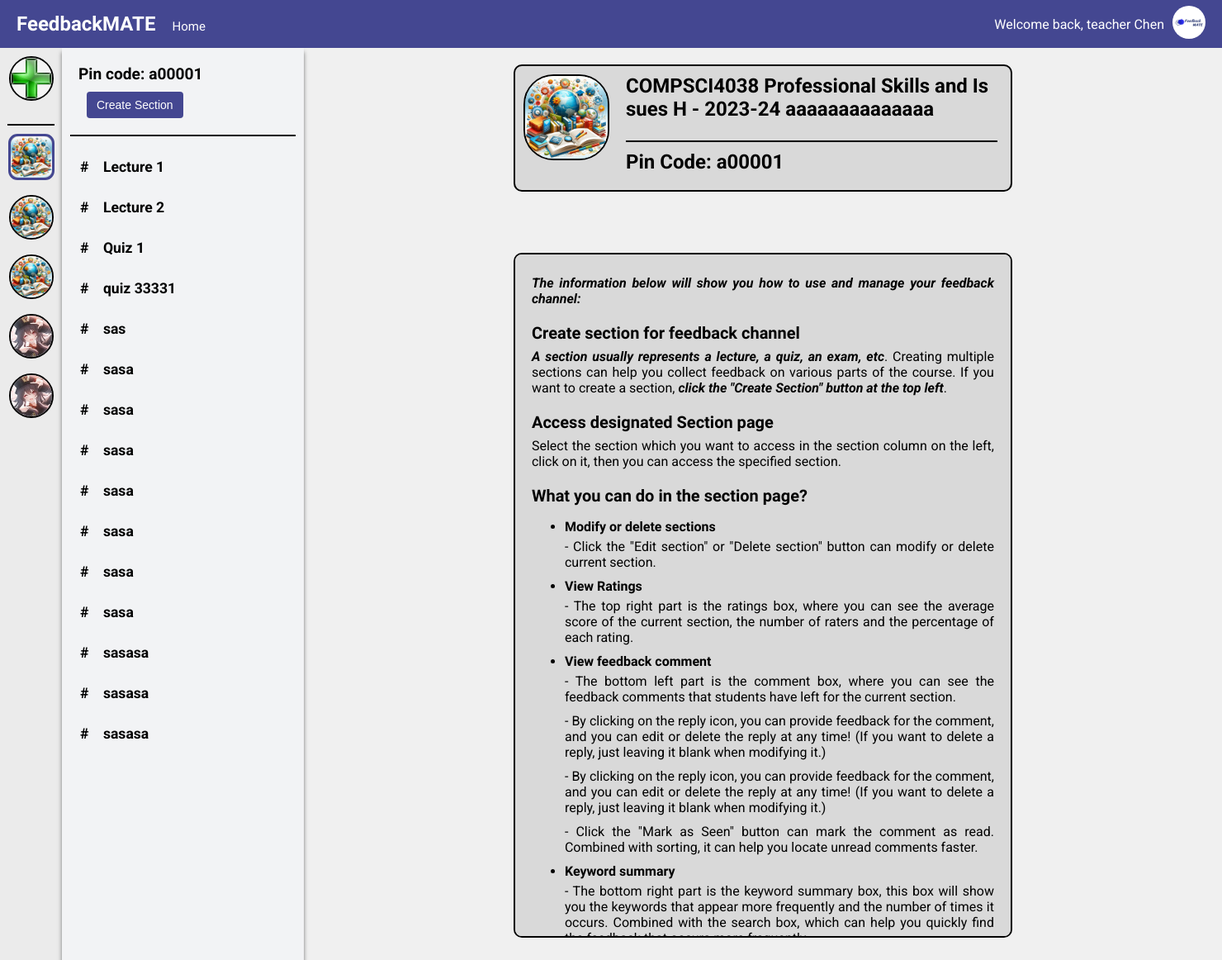
The page /teacher/channel/1/ (signed in) on the database its author committed.
### main/models.py (models this page shows, shortened)
class UserInfo(models.Model):
    user = models.OneToOneField(User, on_delete=models.CASCADE)
    profile_name = models.CharField(max_length=30)
    user_image = models.ImageField(upload_to=user_image_path, default='img/user.png')

class Channel(models.Model):
    name = models.CharField(max_length=70)
    pin_code = models.CharField(max_length=6, unique=True, blank=True, null=True)
    user = models.ForeignKey(User, on_delete=models.CASCADE)
    description = models.TextField(max_length=500, blank=True)
    image = models.ImageField(upload_to=channel_image_path, default='img/channel_icon.jpg')
    students = models.ManyToManyField(User, related_name='joined_channels', blank=True)

class Section(models.Model):
    channel = models.ForeignKey(Channel, on_delete=models.CASCADE)
    title = models.CharField(max_length=50)
    description = models.TextField(max_length=500, blank=True)
    total_rating = models.FloatField(default=0.0, blank=True)
    ratings_count = models.PositiveIntegerField(default=0, blank=True)
    one_star_users = models.ManyToManyField(User, related_name='one_star_sections', blank=True)
    two_star_users = models.ManyToManyField(User, related_name='two_star_sections', blank=True)
    three_star_users = models.ManyToManyField(User, related_name='three_star_sections', blank=True)
    four_star_users = models.ManyToManyField(User, related_name='four_star_sections', blank=True)
    five_star_users = models.ManyToManyField(User, related_name='five_star_sections', blank=True)
    one_star_percentage = models.FloatField(verbose_name="Percentage", default=0.0)
    two_star_percentage = models.FloatField(verbose_name="Percentage", default=0.0)
    three_star_percentage = models.FloatField(verbose_name="Percentage", default=0.0)
    four_star_percentage = models.FloatField(verbose_name="Percentage", default=0.0)
    five_star_percentage = models.FloatField(verbose_name="Percentage", default=0.0)

### main/decorators.py (the view)
    def _wrapped_view(request, *args, **kwargs):
        if request.user.groups.filter(name='teacher').exists():
            return view_func(request, *args, **kwargs)
        else:
            return redirect('student')

### main/views.py (called while the page is built)
@login_required(login_url='login')
@teacher_required
def channel(request, channel_id):
    try:
        channel = Channel.objects.get(id=channel_id)
    except Channel.DoesNotExist:
        return redirect('teacher')
    user_channels = Channel.objects.filter(user=request.user)
    current_channel = Channel.objects.get(id=channel_id)
    sections = Section.objects.filter(channel=current_channel).order_by('title')
    user_info = UserInfo.objects.get(user=request.user)
    return render(request, 'channel_detail.html', {
        'username': user_info.profile_name,
        'current_channel': current_channel,
        'sections': sections,
        'channels': user_channels,
        'user_image': user_info.user_image.url,
    })

### main/templates/channel_detail.html (shortened to what this page needs)
{% extends 'teacher.html' %}
{% load static %}
{% block home %}
<a href="{% url 'teacher' %}" class="home-link">Home</a>
{% endblock home %}
{% block channel %}
    {% for channel in channels %}
    <div class="channel-icon-container {% if channel.id == current_channel.id %}selected-channel{% endif %}" data-channel-id="{{ channel.id }}">
        <img src="{{ channel.image.url }}" alt="" class="channel-icon {% if channel.id == current_channel.id %}selected-channel-icon{% endif %}" onclick="location.href='{% url 'channel-detail' channel.id %}'">
    </div>
    {% endfor %}
{% endblock %}
{% block content %}
<div class="section-nav">
    <div class="pin-code-display">
        Pin code: {{ current_channel.pin_code }}
        <button onclick="location.href='{% url 'create-section' current_channel.id %}'" class="create-section-btn">Create Section</button>
    </div>
    {% block section %}
    <div class="section-block">
    {% for section in sections %}
      <div class="section-tooltip">
        <a href="{% url 'section' channel_id=section.channel.id section_id=section.id %}" class="section-item">
          #&nbsp;&nbsp;&nbsp; {{ section.title }}
        </a>
      </div>
    {% endfor %}
    </div>
    {% endblock%}
</div>
{% endblock %}
{% block channel_info %}
<div class="top-section">
    <div class="description-box">
        <div class="description-left">
            <img src= "{{ current_channel.image.url }}" alt="Channel Image" class="channel-image">
        </div>
        <div class="channel-info">
            <h2 class="c-name">{{ current_channel.name }}</h2>
            <h2 class="pin">Pin Code: {{ current_channel.pin_code }}</h2>
        </div>
    </div>
    <div class="notice-box">
        <p><strong>The information below will show you how to use and manage your feedback channel:</strong></p>
        <div class="tip-section">
            <h3>Create section for feedback channel</h3>
            <p><strong>A section usually represents a lecture, a quiz, an exam, etc</strong>. Creating multiple sections can help
                you collect feedback on various parts of the course. If you want to create a section, <strong>click the "Create Section" button at the top left</strong>.</p>
        </div>
        <div class="tip-section">
            <h3>Access designated Section page</h3>
            <p>Select the section which you want to access in the section column on the left, click on it, then you can access the specified section.</p>
        </div>
        <div class="tip-section">
            <h3>What you can do in the section page?</h3>
            <ul>
                <li><strong>Modify or delete sections</strong>
                    <p>- Click the "Edit section" or "Delete section" button can modify or delete current section.
                    </p>
                </li>
                <li><strong>View Ratings</strong>
                    <p>- The top right part is the ratings box, where you can see the average score of the current section,
                        the number of raters and the percentage of each rating.
                    </p>
                </li>
                <li><strong>View feedback comment</strong>
                    <p>- The bottom left part is the comment box, where you can see the feedback comments that students have
                        left for the current section.
                    </p>
                    <p>
                       - By clicking on the reply icon, you can provide feedback for the comment, and you can edit or delete
                        the reply at any time! (If you want to delete a reply, just leaving it blank when modifying it.)
                    </p>
                    <p>
                       - By clicking on the reply icon, you can provide feedback for the comment, and you can edit or delete
                        the reply at any time! (If you want to delete a reply, just leaving it blank when modifying it.)
                    </p>
                    <p>
                       - Click the "Mark as Seen" button can mark the comment as read. Combined with sorting, it can help you locate
                        unread comments faster.
                    </p>
                </li>
                <li><strong>Keyword summary</strong>
                    <p>
                        - The bottom right part is the keyword summary box, this box will show you the keywords that appear more frequently
                        and the number of times it occurs. Combined with the search box, which can help you quickly find the feedback that
                        occurs more frequently.
                    </p>
                </li>
            </ul>
        </div>
    </div>
</div>
{% endblock %}

### main/templates/teacher.html (shortened to what this page needs)
<!DOCTYPE html>
<html lang="en">
{% load static %}
<head>
    <link rel="stylesheet" href="https://cdnjs.cloudflare.com/ajax/libs/font-awesome/5.15.1/css/all.min.css">
    <link rel="stylesheet" href="https://cdnjs.cloudflare.com/ajax/libs/font-awesome/5.15.3/css/all.min.css">
    <link rel="stylesheet" href="https://cdnjs.cloudflare.com/ajax/libs/font-awesome/5.15.3/css/all.min.css">
</head>
<body>
    <div class="app-container">
        <div class="header">
            <div class="logo">FeedbackMATE</div>
            {% block home%}
            {% endblock home %}
            <div class="user-info">
                <span class="welcome-text">Welcome back, {{ username }}</span>
                <div class="user-dropdown">
                    <img src="{{ user_image }}" alt="User Image" width="40" height="40" style="border-radius: 50%;">
                </div>
            </div>
        </div>
        <div class="main-container">
            <div class="sidebar">
                <div class="channel-icon-container add-channel create-channel-btn">
                    <img src="{% static 'img/add_channel_icon.jpg' %}" alt="Add Channel" class="channel-icon" onclick="location.href='{% url 'create-channel' %}'">
                </div>
                <div class="channel-divider"></div>
                {% block channel %}{% endblock %}
            </div>
            {% block content %}{% endblock %}
            {% block channel_info %}
            {% endblock %}
        </div>
    </div>
</body>
</html>

### main/templates/teacher.html (style rules this page uses)
body { font-family: 'Roboto', sans-serif; margin: 0; padding: 0; border: 0; background-color: #f0f0f0; }
.app-container { display: flex; flex-direction: column; min-width: 1470px; max-height: 100vh; overflow-x: auto; overflow-y: auto; }
.header { display: flex; justify-content: space-between; align-items: center; padding: 20px; background-color: #444791; color: white; height: 18px; }
.logo { font-size: 24px; font-weight: bold; font-family: 'Protest Revolution', sans-serif; }
.user-info { display: flex; align-items: center; }
.welcome-text { margin-right: 10px; }
.user-dropdown { position: relative; }
.main-container { display: flex; flex-grow: 1; height: calc(100vh - 58px); }
.sidebar { width: 55px; background-color: #EBEBEB; padding: 10px; display: flex; flex-direction: column; align-items: center; flex-shrink: 0; -ms-overflow-style: none; scrollbar-width: none; overflow-y: auto; overflow-x: hidden; }
.channel-divider { height: 0; background-color: black; border: 1px solid black; width: 100%; margin-top: 10px; margin-bottom: 10px; top: 0; z-index: 10; }
.add-channel { margin-bottom: 10px; border-bottom: 2px solid black; }
.channel-icon-container { position: relative; margin-bottom: 18px; border: 2px solid black; border-radius: 50%; width: 50px; height: 50px; display: flex; justify-content: center; align-items: center; transition: border-radius 0.1s; }
.channel-icon { max-width: 100%; max-height: 100%; border-radius: 50%; }
.tip-section { margin-top: 20px; }
.channel-image { width: 100%; height: 150px; border-top-left-radius: 10px; border-top-right-radius: 10px; border-bottom: 1px solid #000000; }
strong { font-style: italic; font-weight: bold; }

### rows shown on the page
UserInfo: profile_name "teacher Chen"
Channel: image (picture), pin_code "a00001", name "COMPSCI4038 Professional Skills and Issues H - 2023-24 aaaaaaaaaaaaaa"
Channel: image (picture)
Channel: image (picture)
Channel: image (picture)
Channel: image (picture)
Section: title "Lecture 1"
Section: title "Lecture 2"
Section: title "Quiz 1"
Section: title "quiz 33331"
Section: title "sas"
Section: title "sasa"
Section: title "sasa"
Section: title "sasa"
Section: title "sasa"
Section: title "sasa"
Section: title "sasa"
Section: title "sasa"
Section: title "sasasa"
Section: title "sasasa"
Section: title "sasasa"
